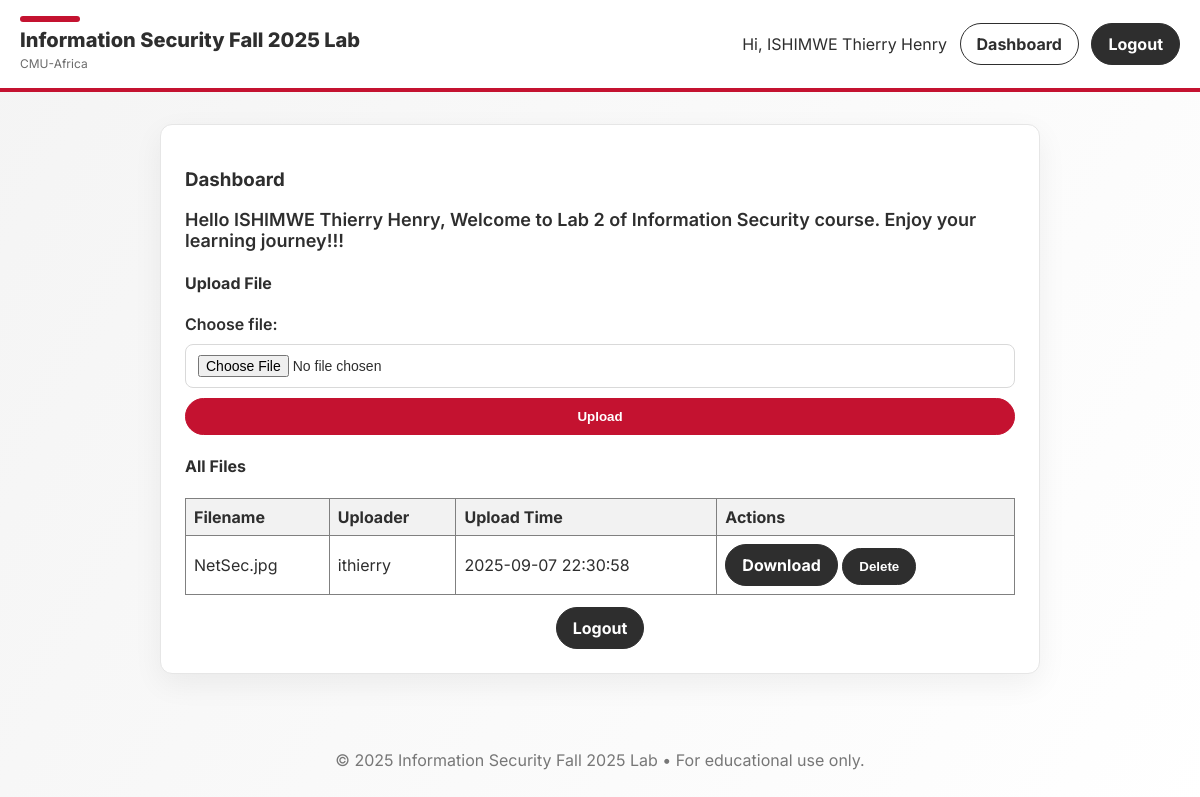
/dashboard (signed in), run on the app's committed database.
### tables this page shows
CREATE TABLE users (
    id INTEGER PRIMARY KEY AUTOINCREMENT,
    name TEXT NOT NULL,
    andrew_id TEXT UNIQUE NOT NULL,
    password TEXT NOT NULL
);

CREATE TABLE files (
    id INTEGER PRIMARY KEY AUTOINCREMENT,
    filename TEXT NOT NULL,
    uploader_andrewid TEXT NOT NULL,
    upload_timestamp DATETIME DEFAULT CURRENT_TIMESTAMP
);

### app.py (the view)
@app.route("/dashboard")
def dashboard():
    user = who_is_logged_in()
    if not user:
        return redirect(url_for("login"))
    db = get_database()
    all_files = db.execute("SELECT * FROM files ORDER BY upload_timestamp DESC").fetchall()
    db.close()
    welcome_message = f"Hello {user['name']}, Welcome to Lab 2 of Information Security course. Enjoy your learning journey!!!"
    return render_template("dashboard.html", title="Dashboard", greeting=welcome_message, user=user, files=all_files)

### app.py (called while the page is built)
def get_database():
    db = sqlite3.connect("infosec_lab.db")
    db.row_factory = sqlite3.Row
    return db

def who_is_logged_in():
    user_id = session.get("user_id")
    if user_id is None:
        return None
    db = get_database()
    user = db.execute("SELECT * FROM users WHERE id = ?", (user_id,)).fetchone()
    db.close()
    return user

### templates/dashboard.html
{% extends "base.html" %}
{% block content %}
<div class="card">
  <h3>Dashboard</h3>
  <p class="greeting">{{ greeting }}</p>
  <h4>Upload File</h4>
  <form action="{{ url_for('upload_file') }}" method="post" enctype="multipart/form-data" class="form">
    <label for="file">Choose file:</label>
    <input type="file" name="file" id="file" required>
    <button type="submit" class="btn btn-primary">Upload</button>
  </form>
  <h4>All Files</h4>
  {% if files %}
  <table border="1" style="width: 100%; margin-top: 10px;">
    <tr>
      <th>Filename</th>
      <th>Uploader</th>
      <th>Upload Time</th>
      <th>Actions</th>
    </tr>
    {% for file in files %}
    <tr>
      <td>{{ file.filename }}</td>
      <td>{{ file.uploader_andrewid }}</td>
      <td>{{ file.upload_timestamp }}</td>
      <td>
        <a href="{{ url_for('download_file', filename=file.filename) }}" class="btn">Download</a>
        <form method="post" action="{{ url_for('delete_file', filename=file.filename) }}" style="display: inline;">
          <button type="submit" class="btn" onclick="return confirm('Delete this file?')">Delete</button>
        </form>
      </td>
    </tr>
    {% endfor %}
  </table>
  {% else %}
  <p>No files uploaded yet.</p>
  {% endif %}
  <div class="actions">
    <a class="btn" href="{{ url_for('logout') }}">Logout</a>
  </div>
</div>
{% endblock %}

### templates/base.html (shortened to what this page needs)
<!DOCTYPE html>
<html lang="en">
  <head>
    <link
      rel="stylesheet"
      href="{{ url_for('static', filename='style.css') }}"
    />
  </head>
  <body>
    <header class="site-header">
      <div class="brand">
        <div class="cmu-bar"></div>
        <h1>
          <a href="{{ url_for('index') }}"
            >Information Security Fall 2025 Lab</a
          >
        </h1>
        <span class="sub">CMU-Africa</span>
      </div>
      <nav class="nav">
        {% if user %}
        <span class="welcome">Hi, {{ user.name }}</span>
        <a class="btn btn-outline" href="{{ url_for('dashboard') }}"
          >Dashboard</a
        >
        <a class="btn" href="{{ url_for('logout') }}">Logout</a>
        {% else %}
        <a class="btn" href="{{ url_for('login') }}">Login</a>
        <a class="btn btn-outline" href="{{ url_for('register') }}">Register</a>
        {% endif %}
      </nav>
    </header>
    <main class="container">
       {% block content %}{% endblock %}
    </main>
    <footer class="site-footer">
      <p>
        &copy; {{ 2025 }} Information Security Fall 2025 Lab • For educational
        use only.
      </p>
    </footer>
</body>
</html>

### static/style.css (style rules this page uses)
:root { --cmu-red: #C41230; --cmu-charcoal: #2E2E2E; --cmu-gray: #F4F4F4; --white: #FFFFFF; }
* { box-sizing: border-box; }
html, body { margin: 0; padding: 0; font-family: 'Inter', system-ui, -apple-system, Segoe UI, Roboto, Arial, sans-serif; background: linear-gradient(120deg, var(--cmu-gray), #ffffff); color: var(--cmu-charcoal); }
.site-header { background: var(--white); border-bottom: 4px solid var(--cmu-red); padding: 16px 20px; display: flex; align-items: center; justify-content: space-between; position: sticky; top: 0; z-index: 10; }
.brand h1 { margin: 0; font-size: 20px; font-weight: 800; }
.brand h1 a { color: var(--cmu-charcoal); text-decoration: none; }
.brand .sub { font-size: 12px; color: #6b6b6b; }
.cmu-bar { width: 60px; height: 6px; background: var(--cmu-red); border-radius: 3px; margin-bottom: 6px; }
.nav .btn { margin-left: 8px; }
.container { max-width: 920px; margin: 32px auto; padding: 0 20px; }
.card { background: var(--white); border: 1px solid #e6e6e6; border-radius: 12px; padding: 24px; box-shadow: 0 10px 30px rgba(0,0,0,0.06); }
.form { display: grid; grid-template-columns: 1fr; gap: 10px; margin-top: 10px; }
label { font-weight: 600; }
input { padding: 10px 12px; border: 1px solid #d9d9d9; border-radius: 8px; font-size: 14px; }
.btn { display: inline-block; padding: 10px 16px; border-radius: 999px; border: 1px solid var(--cmu-charcoal); background: var(--cmu-charcoal); color: var(--white); text-decoration: none; font-weight: 700; cursor: pointer; }
.btn-outline { background: transparent; color: var(--cmu-charcoal); }
.btn-primary { background: var(--cmu-red); border-color: var(--cmu-red); }
.actions { display: flex; gap: 12px; justify-content: center; margin-top: 12px; }
.greeting { font-size: 18px; font-weight: 600; }
.site-footer { text-align: center; color: #777; padding: 28px 0 40px; }
table { border-collapse: collapse; }
th, td { padding: 8px; text-align: left; }
th { background-color: #f2f2f2; }

### data on the page
users: name "ISHIMWE Thierry Henry"
files: filename "NetSec.jpg", uploader_andrewid "ithierry", upload_timestamp "2025-09-07 22:30:58"

### other printed values
{{ greeting }} "Hello ISHIMWE Thierry Henry, Welcome to Lab 2 of Information Security course. Enjoy your learning journey!!!"
{{ 2025 }} "2025"
